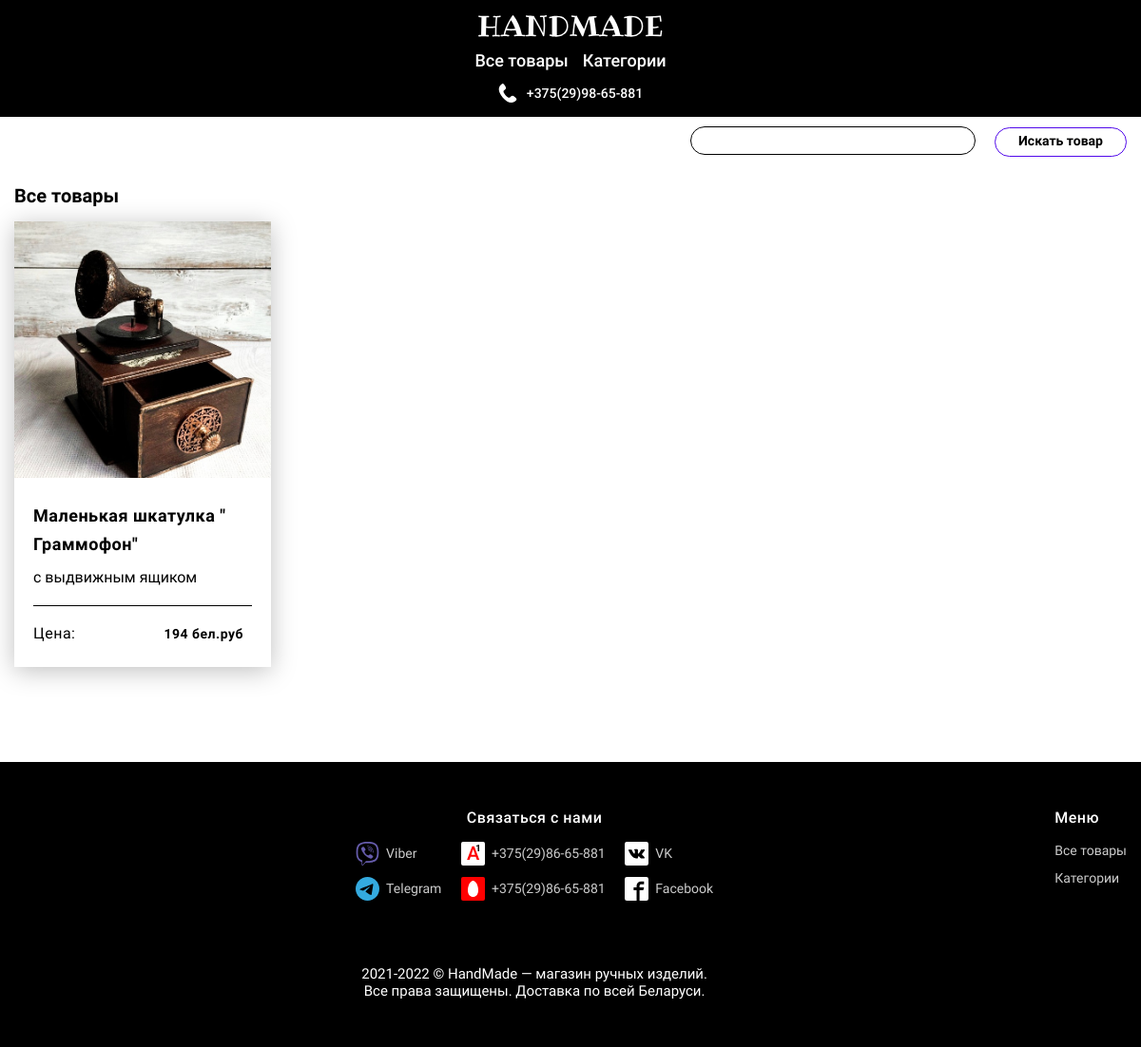
The page /category/Шкатулки on the database its author committed.
### app.py (models this page shows, shortened)
class Product(db.Model):
    id = db.Column(db.Integer, primary_key=True)
    title = db.Column(db.String(80), default='Product №' + id)
    desc = db.Column(db.Text, default='There is no description')
    desc_opt = db.Column(db.String(250), default='There is no description')
    date = db.Column(db.DateTime, default=datetime.utcnow)
    visibility = db.Column(db.Boolean, default=True)
    price = db.Column(db.Integer, nullable=True)
    categories = db.Column(db.String(250), nullable=True)
    image = db.Column(db.String(250), nullable=True)
    author = db.Column(db.String(250), nullable=True)
    availability = db.Column(db.Integer, nullable=True)
    assignment = db.Column(db.String(250), nullable=True)
    material = db.Column(db.String(250), nullable=True)
    material_opt = db.Column(db.String(250), nullable=True)
    color = db.Column(db.String(250), nullable=True)
    color_opt = db.Column(db.String(250), nullable=True)
    size = db.Column(db.String(250), nullable=True)
    weight = db.Column(db.String(250), nullable=True)
    guarantee = db.Column(db.String(250), nullable=True)

### app.py (the view)
@app.route('/category/<category>')
def category_product(category):
    products = Product.query.all()
    sorted = []
    for product in products:
        if category == product.categories and product.visibility:
            sorted.append(product)
    if not sorted:
        return render_template("not_found.html")
    return render_template("category.html", sorted=sorted)

### templates/category.html (shortened to what this page needs)
{% extends 'base.html' %}
{% block body %}
<div class="page">
    <div class="container">
        <div class="page__content">
            <section class="all-goods">
                <div class="all-goods__title">Все товары</div>
                <div class="cards">
                    {% for el in sorted %}
                    <div class="card">
                        <a href="{{ url_for('product', id=el.id) }}" class="card__link">
                            <div class="card__top">
                                <img src="{{ url_for('static', filename=(el.image.split(' '))[0]) }}" alt="card" class="card__img">
                            </div>
                            <div class="card__bottom">
                                <div class="card__title">{{el.title}}</div>
                                <div class="card__text">{{el.desc_opt}}</div>
                                <div class="card__price">Цена:<span>{{el.price}} бел.руб</span></div>
                            </div>
                        </a>
                    </div>
                    {% endfor %}
                </div>
            </section>
        </div>
    </div>
</div>
{% endblock %}

### static/css/app.css (style rules this page uses)
html { line-height: 1.15; -webkit-text-size-adjust: 100% }
body { margin: 0 }
a { background-color: transparent }
img { border-style: none }
img { display: block }
body { color: #fff; font-size: 14px; font-weight: 400; line-height: 19px; font-family: Roboto }
.container { max-width: 1200px; margin: 0 auto; padding: 0 15px }
.all-goods, .categories, .new-goods, .popular-goods, .goods-categories, .similar-products { padding: 10px 0 0 0 }
.all-goods__title, .categories__title, .new-goods__title, .popular-goods__title, .goods-categories__title, .similar-products__title { font-size: 20px; line-height: 1.15; font-weight: 700; color: #000; margin-bottom: 15px }
.cards { display: -webkit-box; display: -ms-flexbox; display: flex; width: 100%; -ms-flex-wrap: wrap; flex-wrap: wrap; -webkit-box-pack: justify; -ms-flex-pack: justify; justify-content: space-between; padding-bottom: 30px }
.cards .card { min-width: 270px; width: 270px; margin-bottom: 30px; -webkit-box-shadow: 0 4px 25px rgba(0,0,0,.25); box-shadow: 0 4px 25px rgba(0,0,0,.25) }
.card { -webkit-transition: .4s linear; -o-transition: .4s linear; transition: .4s linear }
.card__link { text-decoration: none }
.card__top { position: relative; height: 270px; overflow: hidden }
.card__img { width: 100%; height: 100%; object-fit: cover; position: absolute; left: 50%; transform: translateX(-50%); -webkit-transition: .4s linear; -o-transition: .4s linear; transition: transform .4s linear }
.card__bottom { color: #000; padding: 25px 20px 26px; word-wrap: break-word; }
.card__title { font-weight: 700; font-size: 18px; line-height: 1.66; letter-spacing: .5px; text-decoration: none; margin-bottom: 10px }
.card__text { font-size: 16px; line-height: 19px; padding-bottom: 21px; position: relative }
.card__text::after { content: ""; display: block; position: absolute; bottom: 0; width: 100%; height: 1px; background-color: #000 }
.card__price { padding-top: 20px; font-size: 16px; line-height: 1.18; letter-spacing: .5px }
.card__price span { margin-left: 93px; font-weight: 700; font-size: 14px; line-height: 1.14 }
.all-goods { padding: 20px 0 40px 0 }
@media (max-width:1200px) { .cards, .goods-categorie__cards { -ms-flex-wrap: wrap; flex-wrap: wrap } }

### rows shown on the page
Product: title "Маленькая шкатулка \" Граммофон\"", desc_opt "с выдвижным ящиком", price "194"
